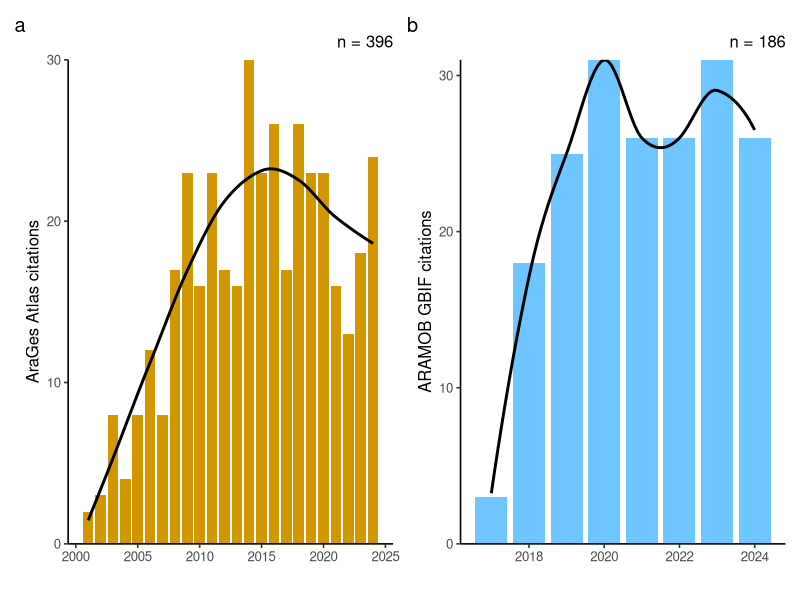

The R script that drew this image:
###############################################################

#Natural history societies as stewards of biodiversity data: 
#lessons from arachnology for improving quality, access and trust 

#Bach et al. 2026, Ecological Informatics


###############################################################

# R code to reproduce results

# Author: Alexander Bach
# Last update: 27.02.2026

###############################################################

# ---- Packages ----
library(here)       # robust project-root file paths
library(dplyr)      # data wrangling
library(ggplot2)    # plotting
library(patchwork)  # combine multiple ggplots
library(scales)     # number formatting (e.g., comma separators)

# ---- Read data ----
# AraGes Atlas data
df_atlas <- read.delim(here("atlas_citations.csv"), stringsAsFactors = FALSE)

# ARAMOB citations exported from/related to GBIF
df_aramob <- read.delim(here("gbif_aramob_citations.csv"), stringsAsFactors = FALSE)

# ---- Derive year from `published` ----
# Extract the first 4 characters (YYYY) and cast to integer.
df_aramob$Year <- as.integer(substr(df_aramob$published, 1, 4))

# ---- Aggregate yearly counts ----
# ARAMOB: one row per record -> count records per year
year_counts_aramob <- df_aramob %>%
  count(Year, name = "n") %>%
  arrange(Year)

# Atlas: one row per record -> count records per year
year_counts_atlas <- df_atlas %>%
  count(Year, name = "n") %>%
  arrange(Year)

# ---- Totals for subtitles ----
n_atlas  <- sum(year_counts_atlas$n, na.rm = TRUE)
n_aramob <- sum(year_counts_aramob$n, na.rm = TRUE)

# ---- Plot: AraGes Atlas ----
p_atlas <- ggplot(year_counts_atlas, aes(x = Year, y = n)) +
  geom_col(width = 0.85, fill = "#d19600") +
  # LOESS trend line to visualize overall trajectory
  geom_smooth(
    method = "loess",
    se = FALSE,
    color = "black",
    linewidth = 1,
    span = 0.7
  ) +
  scale_y_continuous(expand = c(0, 0)) +  
  labs(x = "", y = "AraGes Atlas citations") +
  theme_classic(base_size = 12) +
  theme(
    axis.line = element_line(),
    axis.ticks.length = unit(3, "pt"),
    plot.margin = margin(5, 5, 5, 5),
    strip.background = element_blank()
  )

# ---- Plot: ARAMOB (GBIF) ----
p_gbif <- ggplot(year_counts_aramob, aes(x = Year, y = n)) +
  geom_col(width = 0.85, fill = "#6ec5ff") +
  geom_smooth(
    method = "loess",
    se = FALSE,
    color = "black",
    linewidth = 1,
    span = 0.7
  ) +
  scale_y_continuous(expand = c(0, 0)) +
  labs(x = "", y = "ARAMOB GBIF citations") +
  theme_classic(base_size = 12) +
  theme(
    axis.line = element_line(),
    axis.ticks.length = unit(3, "pt"),
    plot.margin = margin(5, 5, 5, 5)
  )

# ---- Add subtitles with total counts ----
p_atlas <- p_atlas +
  labs(subtitle = paste0("n = ", comma(n_atlas))) +
  theme(
    plot.title.position = "plot",
    plot.subtitle = element_text(hjust = 1)  
  )

p_gbif <- p_gbif +
  labs(subtitle = paste0("n = ", comma(n_aramob))) +
  theme(
    plot.title.position = "plot",
    plot.subtitle = element_text(hjust = 1)
  )

# ---- Combine into one figure ----
# `tag_levels = "a"` adds panel tags a, b
print_version <- p_atlas + p_gbif + plot_annotation(tag_levels = "a")

# Print to the active graphics device (e.g., RStudio)
print_version

# ---- Export settings ----
# Convert target pixel dimensions to inches at 300 dpi.
w_in <- 535 / 300
h_in <- 303 / 300

# Export at 300 dpi
ggplot2::ggsave(
  filename = "plot_scale3_300dpi.png",
  plot     = print_version,
  width    = w_in,
  height   = h_in,
  units    = "in",
  dpi      = 300,
  scale    = 3
)
